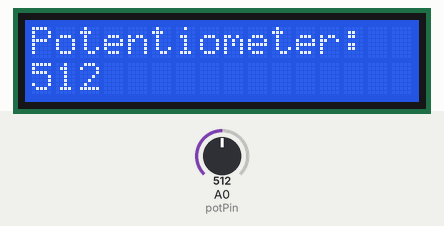
Recording of a sketch running on a simulated Arduino Uno, built with avr-gcc and run on an emulated ATmega328P. On the bench: 16×2 character LCD. The test bench sets the inputs (shaded band); at power-on: A0 (potPin) = 512.

Above: at 1.2 s.
1.3 s: A0 (potPin) set to 716
At 2.3 s:
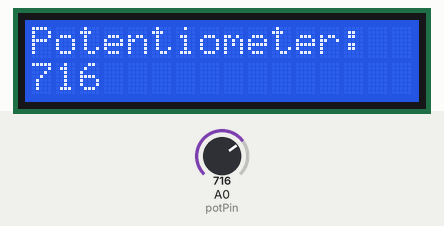
2.8 s: A0 (potPin) set to 900
At 3.9 s:
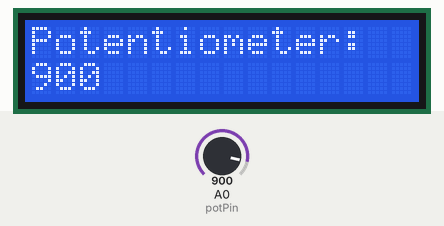
4.3 s: A0 (potPin) set to 982
At 5.1 s:
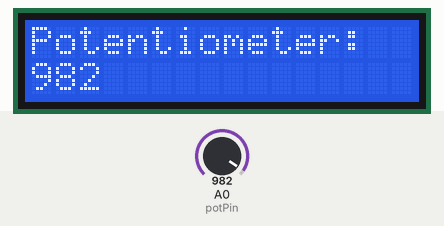
7.3 s: A0 (potPin) set to 1015
At 8.0 s:
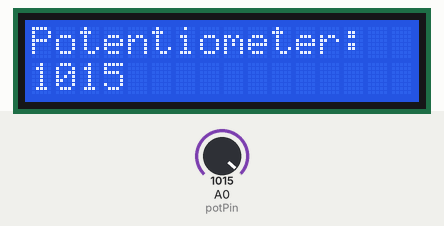
8.8 s: A0 (potPin) set to 511
At 9.7 s:
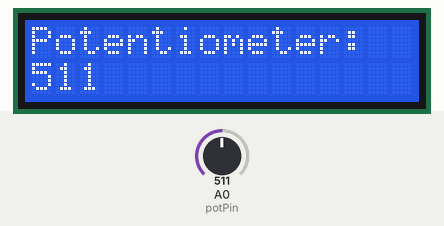
Timing chart, 0 to 11.8 s (numbered marks = the images above; inputs shaded):
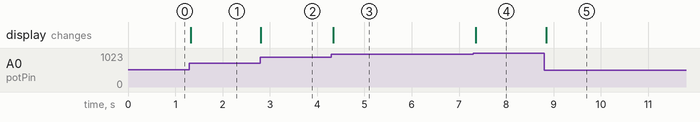

The sketch:

potLCD.ino
```cpp
/************************************************************/
/*    NAME: Blake Cole                                      */
/*    ORGN: PelTEC                                          */
/*    FILE: potLCD                                          */
/*    DATE: 30 MAY 2020                                     */
/************************************************************/

// potLCD : Displays an analog potentiometer value on an LCD
//          Adapted from Arduino samples:
//              - 'LiquidCrystal' : 'Hello World'
//              - 'Analog'        : 'AnalogInput'

/* ARDUINO PIN  :     LCD PIN
 *      0       : D0 (Data input 0) [7]
 *      1       : D1 (Data input 1) [8]
 *      2       : D2 (Data input 2) [9]
 *      3       : D3 (Data input 3) [10]
 *      4       : D4 (Data input 4) [11]
 *      5       : D5 (Data input 5) [12]
 *      6       : D6 (Data input 6) [13]
 *      7       : D7 (Data input 7) [14]
 *      8       : EN (Enable) [6]
 *      9       : RS (Register Select) [4]
 *     GND      : GND [1]
 *     5V       : 5 VDC [2]
 *    0.75V     : Contrast, 0-5V [3]
 *     GND      : R/W (Read-Write) [5]
 *
 * ARDUINO PIN  :  ANALOG INPUT
 *      A0      :  Potentiometer (middle pin)
 */

#include <LiquidCrystal.h>

//------------------------------------------------------------
// LCD Display Setup:
const int d0=0, d1=1, d2=2, d3=3, d4=4, d5=5, d6=6, d7=7;
const int en=8, rs=9;
LiquidCrystal lcd(rs, en, d7, d6, d5, d4, d3, d2, d1, d0);

// Potentiometer Setup:
const int potPin = A0;
int potVal = 0;


//------------------------------------------------------------
void setup() {
  // define LCD number of columns and rows:
  lcd.begin(16, 2);
}


//------------------------------------------------------------
void loop() {
  // read potentiometer value:
  potVal = analogRead(potPin);
  // set the cursor to beginning of 2nd line (col 0, row 1)
  lcd.clear();
  lcd.print("Potentiometer:");
  lcd.setCursor(0, 1);
  // print the number of seconds since reset:
  lcd.print(potVal,DEC);
  delay(50);
}
```

Measured:
- after the input at 1.3 s, the display: changes at once (image 1)
- after the input at 2.8 s, the display: changes at once (image 2)
- after the input at 4.3 s, the display: changes at once (image 3)
- after the input at 7.3 s, the display: changes after 0.06 s (image 4)
- after the input at 8.8 s, the display: changes at once (image 5)
